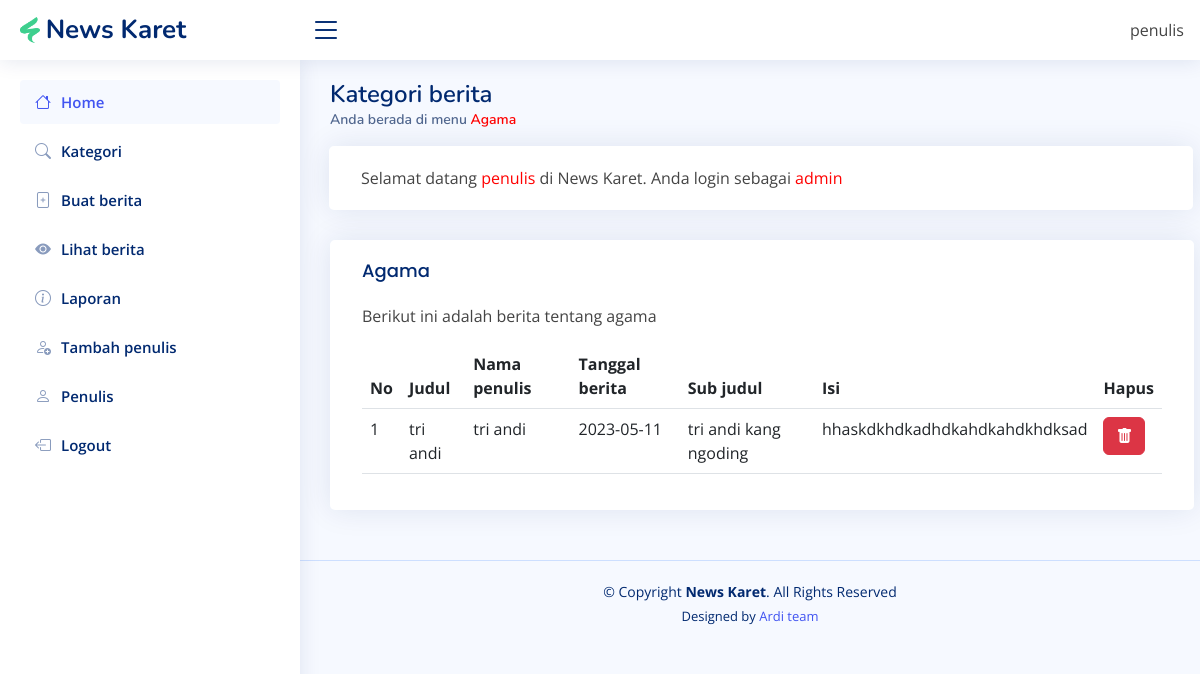
Screenshot of /kategori/agama.php (signed in) with the database file from the repository.
### tables this page shows
CREATE TABLE `agama` (
  `id` int(11) NOT NULL,
  `judul` varchar(100) NOT NULL,
  `nama_penulis` varchar(35) NOT NULL,
  `tgl_berita` date NOT NULL,
  `sub_judul` varchar(300) NOT NULL,
  `isi_berita` text NOT NULL,
  `gambar` varchar(255) NOT NULL
);

### kategori/agama.php (the view, shortened to what this page needs)
<?php
include '../config/koneksi.php';
?>
<!DOCTYPE html>
<html lang="en">
  <head>
    <link
      href="../assets/vendor/bootstrap/css/bootstrap.min.css"
      rel="stylesheet"
    />
    <link
      href="../assets/vendor/bootstrap-icons/bootstrap-icons.css"
      rel="stylesheet"
    />
    <link
      href="../assets/vendor/boxicons/css/boxicons.min.css"
      rel="stylesheet"
    />
    <link href="../assets/vendor/quill/quill.snow.css" rel="stylesheet" />
    <link href="../assets/vendor/quill/quill.bubble.css" rel="stylesheet" />
    <link href="../assets/vendor/remixicon/remixicon.css" rel="stylesheet" />
    <link
      href="../assets/vendor/simple-datatables/style.css"
      rel="stylesheet"
    />
    <link href="../assets/css/style.css" rel="stylesheet" />
  </head>
  <body>
    <header id="header" class="header fixed-top d-flex align-items-center">
      <div class="d-flex align-items-center justify-content-between">
        <a href="" class="logo d-flex align-items-center">
          <img src="../assets/img/2.png" alt="" />
          <span class="d-none d-lg-block">News Karet</span>
        </a>
        <i class="bi bi-list toggle-sidebar-btn"></i>
      </div>
      <nav class="header-nav ms-auto">
        <ul class="d-flex align-items-center">
          <li class="nav-item pe-3">
            <span class="d-none d-md-block ps-2">
              <?= $_SESSION['username'] ?>
            </span>
          </li>
        </ul>
      </nav>
    </header>
    <aside id="sidebar" class="sidebar">
      <ul class="sidebar-nav" id="sidebar-nav">
        <li class="nav-item">
          <a
            class="nav-link"
            href="http://<?= $_SERVER['SERVER_NAME'] ?>/news-karet/admin/"
          >
            <i class="bi bi-house"></i>
            <span>Home</span>
          </a>
        </li>
        <li class="nav-item">
          <a
            class="nav-link collapsed"
            href="http://<?= $_SERVER['SERVER_NAME'] ?>/news-karet/admin/kategori.php"
          >
            <i class="bi bi-search"></i>
            <span>Kategori</span>
          </a>
        </li>
        <li class="nav-item">
          <a
            class="nav-link collapsed"
            href="http://<?= $_SERVER['SERVER_NAME'] ?>/news-karet/admin/buat-berita.php"
          >
            <i class="bi bi-file-plus"></i>
            <span>Buat berita</span>
          </a>
        </li>
        <li class="nav-item">
          <a
            class="nav-link collapsed"
            href="http://<?= $_SERVER['SERVER_NAME'] ?>/news-karet/admin/lihat-berita.php"
          >
            <i class="bi bi-eye-fill"></i>
            <span>Lihat berita</span>
          </a>
        </li>
        <li class="nav-item">
          <a
            class="nav-link collapsed"
            href="http://<?= $_SERVER['SERVER_NAME'] ?>/news-karet/admin/laporan.php"
          >
            <i class="bi bi-info-circle"></i>
            <span>Laporan</span>
          </a>
        </li>
        <li class="nav-item">
          <a
            class="nav-link collapsed"
            href="http://<?= $_SERVER['SERVER_NAME'] ?>/news-karet/admin/tambah-penulis.php"
          >
            <i class="bi bi-person-add"></i>
            <span>Tambah penulis</span>
          </a>
        </li>
        <li class="nav-item">
          <a
            class="nav-link collapsed"
            href="http://<?= $_SERVER['SERVER_NAME'] ?>/news-karet/admin/penulis.php"
          >
            <i class="bi bi-person"></i>
            <span>Penulis</span>
          </a>
        </li>
        <li class="nav-item">
          <a
            class="nav-link collapsed"
            href="http://<?= $_SERVER['SERVER_NAME'] ?>/news-karet/logout/"
          >
            <i class="bi bi-box-arrow-left"></i>
            <span>Logout</span>
          </a>
        </li>
      </ul>
    </aside>
    <main id="main" class="main">
      <div class="pagetitle">
        <h1>Kategori berita</h1>
        <nav>
          <ol class="breadcrumb">
            <li class="breadcrumb-item active">
              Anda berada di menu <span style="color: red">Agama</span>
            </li>
          </ol>
        </nav>
      </div>
      <section class="section dashboard">
        <div class="row">
          <div class="col-lg-12">
            <div class="row">
              <div class="card" style="margin-left: 11px;">
                <div class="card-body" style="padding-top: 20px;">
                  Selamat datang <span style="color: red;"><?= $_SESSION['username'] ?></span> di News Karet. Anda login sebagai <span style="color: red;"><?= $_SESSION['level'] ?></span>
                </div>
              </div>
              <div class="card" style="margin-left: 12px;">
                <div class="card-body">
                  <h5 class="card-title">Agama</h5>
                  <p>Berikut ini adalah berita tentang agama</p>
                  <table class="table datatable">
                    <thead>
                      <tr>
                        <th scope="col">No</th>
                        <th scope="col">Judul</th>
                        <th scope="col">Nama penulis</th>
                        <th scope="col">Tanggal berita</th>
                        <th scope="col">Sub judul</th>
                        <th scope="col">Isi</th>
                        <th scope="col">Hapus</th>
                      </tr>
                    </thead>
                    <tbody>
                      <?php
                      $no = 1;
                      $tampil = mysqli_query($con, "SELECT * FROM `agama` order by id desc");
                      while ($d = mysqli_fetch_object($tampil)){
                      ?>
                      <tr>
                        <td><?= $no++ ?></td>
                        <td><?= $d->judul?></td>
                        <td><?= $d->nama_penulis?></td>
                        <td><?= $d->tgl_berita?></td>
                        <td><?= $d->sub_judul?></td>
                        <td><?= $d->isi_berita?></td>
                        <td>
                          <form action="" method="post"><input type="hidden" name="id" value="<?= $d->id ?>"><button name="hapus" class="btn btn-danger" data-bs-toggle="tooltip" title="Hapus"><i class="bi bi-trash-fill"></i></button></form>
                        </td>
                      </tr>
                      <?php
                      }
                      ?>
                    </tbody>
                  </table>
                </div>
                </div>
            </div>
          </div>
        </div>
      </section>
    </main>
    <footer id="footer" class="footer">
      <div class="copyright">
        &copy; Copyright <strong><span>News Karet</span></strong
        >. All Rights Reserved
      </div>
      <div class="credits">
        Designed by
        <a href="https://github.com/ardiansyah835" target="_blank">Ardi team</a>
      </div>
    </footer>
  </body>
</html>

### assets/css/style.css (style rules this page uses)
:root { scroll-behavior: smooth; }
body { font-family: "Open Sans", sans-serif; background: #f6f9ff; color: #444444; }
a { color: #4154f1; text-decoration: none; }
h1, h2, h3, h4, h5, h6 { font-family: "Nunito", sans-serif; }
#main { margin-top: 60px; padding: 20px 30px; transition: all 0.3s; }
.pagetitle { margin-bottom: 10px; }
.pagetitle h1 { font-size: 24px; margin-bottom: 0; font-weight: 600; color: #012970; }
.card { margin-bottom: 30px; border: none; border-radius: 5px; box-shadow: 0px 0 30px rgba(1, 41, 112, 0.1); }
.card-title { padding: 20px 0 15px 0; font-size: 18px; font-weight: 500; color: #012970; font-family: "Poppins", sans-serif; }
.card-body { padding: 0 20px 20px 20px; }
.breadcrumb { font-size: 14px; font-family: "Nunito", sans-serif; color: #899bbd; font-weight: 600; }
.breadcrumb .breadcrumb-item::before { color: #899bbd; }
.breadcrumb .active { color: #51678f; font-weight: 600; }
.logo { line-height: 1; }
@media (min-width: 1200px) { .logo { width: 280px; } }
.logo img { max-height: 26px; margin-right: 6px; }
.logo span { font-size: 26px; font-weight: 700; color: #012970; font-family: "Nunito", sans-serif; }
.header { transition: all 0.5s; z-index: 997; height: 60px; box-shadow: 0px 2px 20px rgba(1, 41, 112, 0.1); background-color: #fff; padding-left: 20px; }
.header .toggle-sidebar-btn { font-size: 32px; padding-left: 10px; cursor: pointer; color: #012970; }
.header-nav ul { list-style: none; }
.header-nav>ul { margin: 0; padding: 0; }
.sidebar { position: fixed; top: 60px; left: 0; bottom: 0; width: 300px; z-index: 996; transition: all 0.3s; padding: 20px; overflow-y: auto; scrollbar-width: thin; scrollbar-color: #aab7cf transparent; box-shadow: 0px 0px 20px rgba(1, 41, 112, 0.1); background-color: #fff; }
@media (min-width: 1200px) { #main, #footer { margin-left: 300px; } }
.sidebar-nav { padding: 0; margin: 0; list-style: none; }
.sidebar-nav li { padding: 0; margin: 0; list-style: none; }
.sidebar-nav .nav-item { margin-bottom: 5px; }
.sidebar-nav .nav-link { display: flex; align-items: center; font-size: 15px; font-weight: 600; color: #4154f1; transition: 0.3; background: #f6f9ff; padding: 10px 15px; border-radius: 4px; }
.sidebar-nav .nav-link i { font-size: 16px; margin-right: 10px; color: #4154f1; }
.sidebar-nav .nav-link.collapsed { color: #012970; background: #fff; }
.sidebar-nav .nav-link.collapsed i { color: #899bbd; }
.footer { padding: 20px 0; font-size: 14px; transition: all 0.3s; border-top: 1px solid #cddfff; }
.footer .copyright { text-align: center; color: #012970; }
.footer .credits { padding-top: 5px; text-align: center; font-size: 13px; color: #012970; }

### rows the page displays
agama: judul "tri andi", nama_penulis "tri andi", tgl_berita "2023-05-11", sub_judul "tri andi kang ngoding", isi_berita "hhaskdkhdkadhdkahdkahdkhdksad"

### other values shown
$_SESSION['username'] "penulis"
$_SESSION['level'] "admin"
